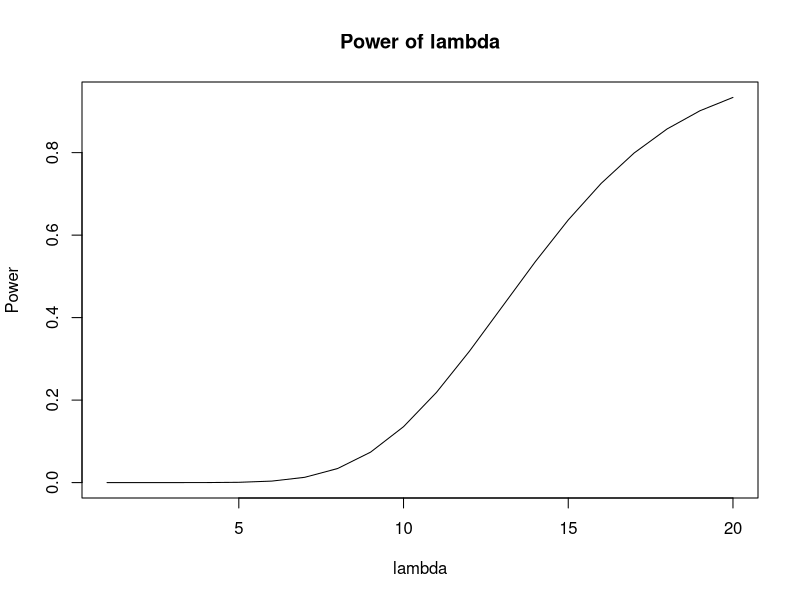

Write the R code that produced this figure.
## ---- chunk 1
set.seed(123)
x = rexp(10,rate=2)
## ---- chunk 2
set.seed(123)
x = rexp(10,rate=2)
var = mean(x) ** 2
rate = (1 / var) ** 0.5
var_hat_v = replicate(1e5, {
  x = rexp(10,rate=rate)
  var_hat = mean(x) ** 2
  return(var_hat)
})
bias = mean(var_hat_v) - var
bias
## ---- chunk 3
var(var_hat_v)
## ---- chunk 4
mse = mean((var_hat_v - var) ** 2)
mse
## ---- chunk 5
# add your R code
X = c(1.02, 3.35, 6.83, 4.60, 1.80)
theta_squre_hat = (mean(X)**2) / (pi/2)
theta_squre_hat
## ---- chunk 6
n = length(X)
mle = function (theta_sq) {
  result = -1*n*log(theta_sq)+sum(log(X) - (X**2)/(2*theta_sq))
  return(-1*result)
}
opt_result = optimize(mle, c(0, 100))
theta_squre_hat1 = opt_result$minimum
theta_squre_hat1
## ---- chunk 7
# add your R code
type1 = 1-ppois(13, lambda = 10)
type1
## ---- chunk 8
type2 = ppois(13, lambda = 12)
type2
## ---- chunk 9
lambda_v = 1:20
power_v = 1 - ppois(13, lambda = lambda_v)
plot(lambda_v, power_v, type = 'l', main='Power of lambda', xlab = 'lambda', ylab = 'Power')
## ---- chunk 10
min_cv = qpois(1-0.05, lambda = 10)
min_cv
## ---- chunk 11
# add your R code
mle = function (m) {
  dhyper(x = 2, m = m, n = 100 - m, k = 10, log = TRUE)
}
m_v = 0:100
mle_v = mle(m_v)
names(mle_v) = m_v
names(which.max(mle_v))

## ---- chunk 12
m_hat = 20
m_0 = 50
lrt = mle(m_hat) - mle(m_0)
lrt
cv = qchisq(0.95, df = 1)/2
cv
## ---- chunk 13
p_value = 1 - pchisq(2*lrt, df = 1)
p_value
